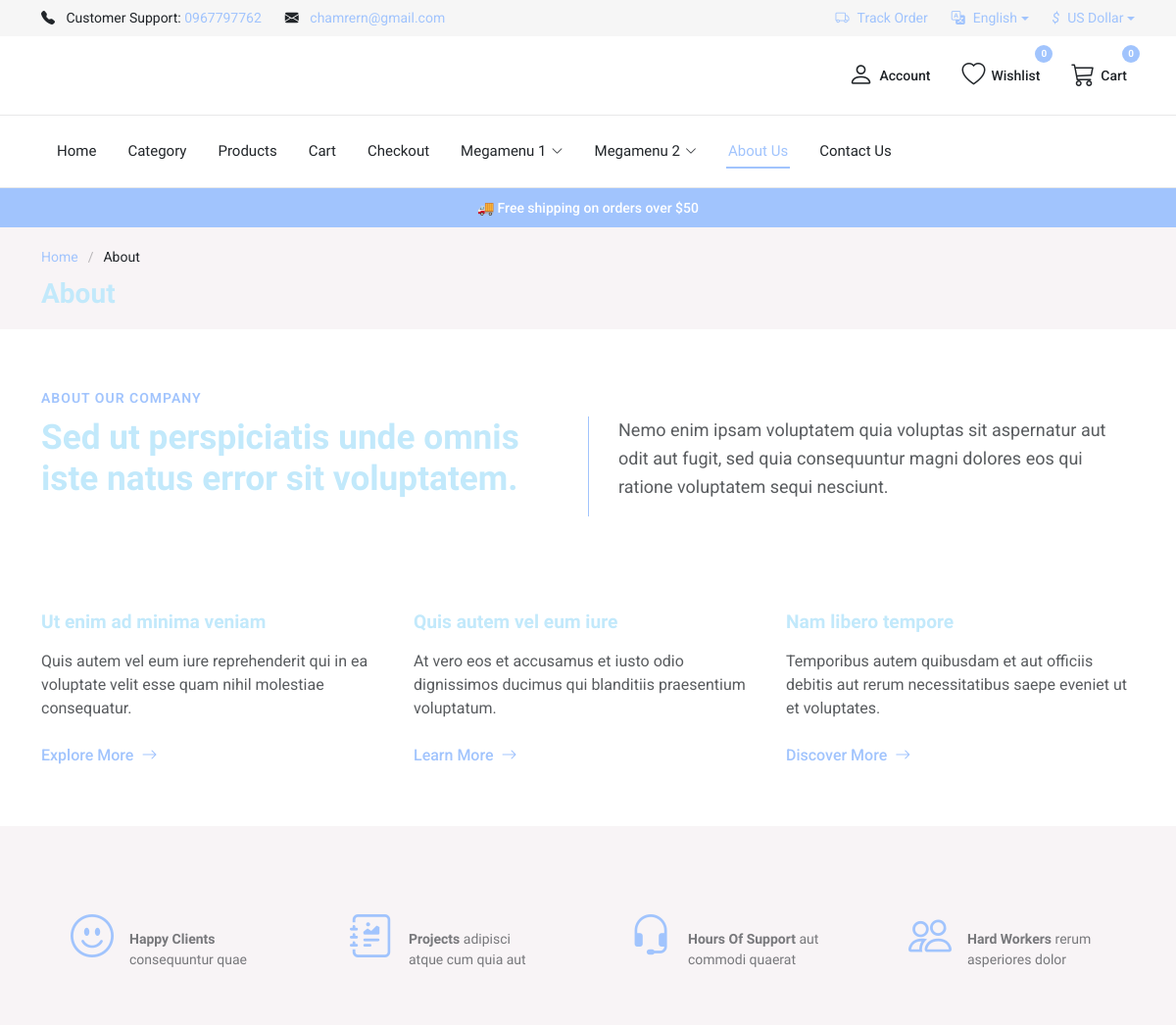
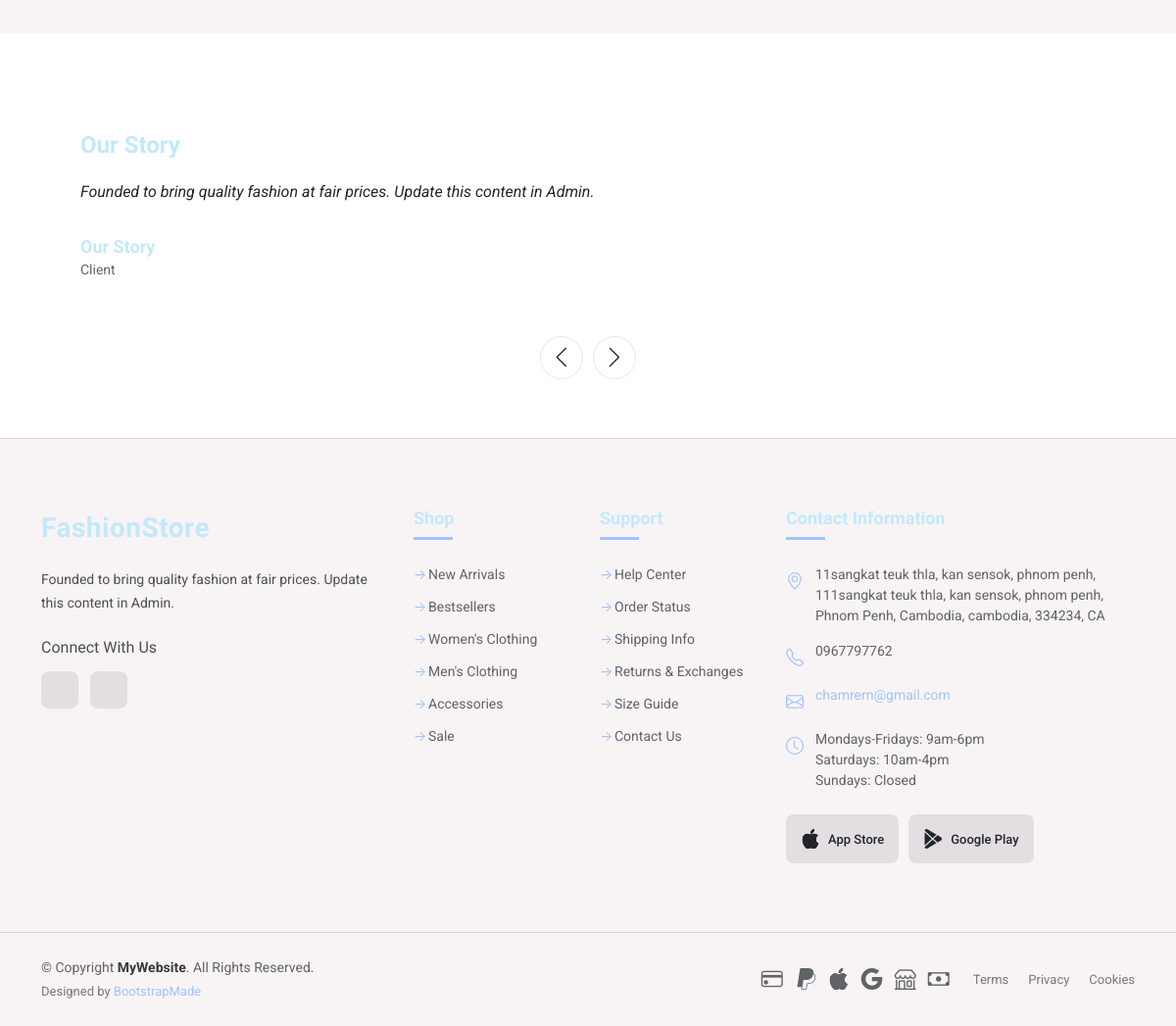
The page /?p=about on the database its author committed (2 pictures, top to bottom).
### tables this page shows
CREATE TABLE IF NOT EXISTS `users` (
  `id` bigint(20) UNSIGNED NOT NULL AUTO_INCREMENT,
  `name` varchar(50) NOT NULL,
  `email` varchar(50) NOT NULL,
  `phone` varchar(30) DEFAULT NULL,
  `password_hash` varchar(100) NOT NULL,
  `role` enum('customer','admin') NOT NULL DEFAULT 'customer',
  `created_at` timestamp NOT NULL DEFAULT CURRENT_TIMESTAMP,
  PRIMARY KEY (`id`),
  UNIQUE KEY `email` (`email`)
);

CREATE TABLE IF NOT EXISTS `currencies` (
  `id` bigint(20) UNSIGNED NOT NULL AUTO_INCREMENT,
  `code` char(3) NOT NULL,
  `name` varchar(100) NOT NULL,
  `exchange_rate` decimal(18,6) NOT NULL DEFAULT '1.000000',
  `symbol` varchar(10) DEFAULT NULL,
  `decimal_places` tinyint(3) UNSIGNED NOT NULL DEFAULT '2',
  `position` enum('prefix','suffix') NOT NULL DEFAULT 'prefix',
  `is_default` tinyint(1) NOT NULL DEFAULT '0',
  `is_active` tinyint(1) NOT NULL DEFAULT '1',
  `created_at` timestamp NOT NULL DEFAULT CURRENT_TIMESTAMP,
  `updated_at` timestamp NOT NULL DEFAULT CURRENT_TIMESTAMP ON UPDATE CURRENT_TIMESTAMP,
  PRIMARY KEY (`id`),
  UNIQUE KEY `uniq_currencies_code` (`code`),
  KEY `idx_currencies_active_position` (`is_active`,`position`)
);

CREATE TABLE IF NOT EXISTS `about_us` (
  `id` bigint(20) UNSIGNED NOT NULL AUTO_INCREMENT,
  `title` varchar(200) DEFAULT NULL,
  `content` mediumtext,
  `content_2` mediumtext,
  `image_url` varchar(500) DEFAULT NULL,
  `updated_at` timestamp NOT NULL DEFAULT CURRENT_TIMESTAMP ON UPDATE CURRENT_TIMESTAMP,
  `created_at` timestamp NOT NULL DEFAULT CURRENT_TIMESTAMP,
  PRIMARY KEY (`id`)
);

CREATE TABLE IF NOT EXISTS `addresses` (
  `id` bigint(20) UNSIGNED NOT NULL AUTO_INCREMENT,
  `user_id` bigint(20) UNSIGNED NOT NULL,
  `line1` varchar(255) NOT NULL,
  `line2` varchar(255) DEFAULT NULL,
  `city` varchar(100) NOT NULL,
  `state` varchar(100) DEFAULT NULL,
  `postal` varchar(20) NOT NULL,
  `country` varchar(2) NOT NULL,
  `is_default` tinyint(1) NOT NULL DEFAULT '0',
  `business_hours` text,
  PRIMARY KEY (`id`),
  KEY `idx_addresses_user` (`user_id`)
);

### mod/about.php (the view, shortened to what the rows shown need)
<?php
$about = getAbout();
$aboutTitle = $about['title'] ?? '';
$aboutContent = $about['content'] ?? '';
?>
<main class="main">
      <div class="page-title light-background">
            <div class="container">
                  <h1>About</h1>
            </div>
      </div>
      <section id="about-2" class="about-2 section">
            <div class="container" data-aos="fade-up" data-aos-delay="100">
                  <div class="row mb-lg-5">
                        <div class="col-lg-6">
                              <h2 class="about-title">Sed ut perspiciatis unde omnis iste natus error sit
                                    voluptatem.</h2>
                        </div>
                  </div>
            </div>
      </section>
      <section id="testimonials" class="testimonials section">
            <div class="container" data-aos="fade-up" data-aos-delay="100">
                  <div class="testimonials-slider swiper init-swiper">
                        <div class="swiper-wrapper">
                              <?php foreach ($about as $row) { ?>
                                    <div class="swiper-slide">
                                          <div class="testimonial-item">
                                                <div class="row">
                                                      <div class="col-lg-8">
                                                            <h2><?php echo htmlspecialchars((string)$aboutTitle, ENT_QUOTES); ?></h2>
                                                            <p>
                                                                  <?php echo nl2br(htmlspecialchars((string)$aboutContent, ENT_QUOTES)); ?>
                                                            </p>
                                                            <div class="profile d-flex align-items-center">
                                                                  <div class="profile-info">
                                                                        <h3><?php echo htmlspecialchars((string)$aboutTitle, ENT_QUOTES); ?></h3>
                                                                        <span>Client</span>
                                                                  </div>
                                                            </div>
                                                      </div>
                                                      <div class="col-lg-4 d-none d-lg-block">
                                                      </div>
                                                </div>
                                          </div>
                                    </div>
                              <?php } ?>
                        </div>
                  </div>
            </div>
      </section>
</main>

### inc/header.php (shortened to what the rows shown need)
<?php
$currencyData = getCurrencies();
$currentCurrencyLabel = $currencyData['currentCurrencyLabel'] ?? 'USD';
$currentCurrencySymbol = $currencyData['currentCurrencySymbol'] ?? '$';
$contact = getContact();
$adminEmail = $contact['adminEmail'] ?? '';
$adminPhone = $contact['adminPhone'] ?? '';
?>
<!DOCTYPE html>
<html lang="en">
<head>
      <?php
      $titleOverride = __DIR__ . '/title.inc.php';
      if (is_file($titleOverride)) {
            include $titleOverride;
      }
      ?>
</head>
<body class="<?php echo htmlspecialchars($__ROUTE, ENT_QUOTES); ?>">
      <header id="header" class="header position-relative">
            <div class="top-bar py-2 d-none d-lg-block">
                  <div class="container-fluid container-xl">
                        <div class="row align-items-center">
                              <div class="col-lg-6">
                                    <div class="d-flex align-items-center">
                                          <div class="top-bar-item me-4">
                                                <i class="bi bi-telephone-fill me-2"></i>
                                                <span>Customer Support: </span>
                                                <a href="<?php echo htmlspecialchars($adminPhone !== '' ? 'tel:' . $adminPhone : 'tel:+855967797762', ENT_QUOTES); ?>"><?php echo htmlspecialchars($adminPhone !== '' ? $adminPhone : '+855 967 797 762', ENT_QUOTES); ?></a>
                                          </div>
                                          <div class="top-bar-item">
                                                <a href="">
                                                      <span class="__cf_email__"><?php if ($adminEmail !== '') { ?><a href="mailto:<?php echo htmlspecialchars($adminEmail, ENT_QUOTES); ?>"><?php echo htmlspecialchars($adminEmail, ENT_QUOTES); ?></a><?php } else { ?><a href="mailto:tiengchamrern2@gmail.com" class="__cf_email__">tiengchamrern2@gmail.com</a><?php } ?></span>
                                                </a>
                                          </div>
                                    </div>
                              </div>
                              <div class="col-lg-6">
                                    <div class="d-flex justify-content-end">
                                          <div class="top-bar-item dropdown">
                                                <a href="#" class="dropdown-toggle" data-bs-toggle="dropdown">
                                                      <i class="me-2"><?php echo $currentCurrencySymbol; ?></i><?php echo htmlspecialchars($currentCurrencyLabel, ENT_QUOTES); ?>
                                                </a>
                                          </div>
                                    </div>
                              </div>
                        </div>
                  </div>
            </div>
      </header>

### inc/footer.php (shortened to what the rows shown need)
<?php
$contact = getContact();
$adminEmail = $contact['adminEmail'] ?? '';
$adminPhone = $contact['adminPhone'] ?? '';
$about = getAbout();
$aboutContent = $about['content'] ?? '';
$defaultAddressInfo = getDefaultAddress();
$addressText = is_array($defaultAddressInfo) ? ($defaultAddressInfo[0] ?? '') : (string)$defaultAddressInfo;
$addressHours = is_array($defaultAddressInfo) ? (string)($defaultAddressInfo[1] ?? '') : '';
?>
<footer id="footer" class="footer light-background">
      <div class="footer-main">
            <div class="container">
                  <div class="row gy-4">
                        <div class="col-lg-4 col-md-6">
                              <div class="footer-widget footer-about">
                                    <a href="/" class="logo">
                                          <span class="sitename">FashionStore</span>
                                    </a>
                                    <p><?php echo htmlspecialchars((string)($aboutContent !== '' ? $aboutContent : 'Lorem ipsum dolor sit amet, consectetur adipiscing elit. Nullam in nibh vehicula, facilisis magna ut, consectetur lorem. Proin eget tortor risus.'), ENT_QUOTES); ?></p>
                                    <div class="social-links mt-4">
                                          <h5>Connect With Us</h5>
                                          <div class="social-icons">
                                          </div>
                                    </div>
                              </div>
                        </div>
                        <div class="col-lg-4 col-md-6">
                              <div class="footer-widget">
                                    <div class="footer-contact">
                                          <div class="contact-item">
                                                <i class="bi bi-geo-alt"></i>
                                                <span><?php echo htmlspecialchars($addressText, ENT_QUOTES); ?></span>
                                          </div>
                                          <div class="contact-item">
                                                <i class="bi bi-telephone"></i>
                                                <span><?php echo htmlspecialchars($adminPhone !== '' ? $adminPhone : '+855 967 797 762', ENT_QUOTES); ?></span>
                                          </div>
                                          <div class="contact-item">
                                                <span><?php if ($adminEmail !== '') { ?><a href="mailto:<?php echo htmlspecialchars($adminEmail, ENT_QUOTES); ?>"><?php echo htmlspecialchars($adminEmail, ENT_QUOTES); ?></a><?php } else { ?><a href="mailto:tiengchamrern2@gmail.com" class="__cf_email__">tiengchamrern2@gmail.com</a><?php } ?></span>
                                          </div>
                                          <div class="contact-item">
                                                <i class="bi bi-clock"></i>
                                                <span><?php echo nl2br(htmlspecialchars(($addressHours !== '' ? $addressHours : "Monday-Friday: 9am-6pm\nSaturday: 10am-4pm\nSunday: Closed"), ENT_QUOTES)); ?></span>
                                          </div>
                                    </div>
                              </div>
                        </div>
                  </div>
            </div>
      </div>
</footer>
</body>
</html>

### rows shown on the page
users: phone "0967797762", email "chamrern@gmail.com"
currencies: symbol "$", name "US Dollar"
about_us: title "Our Story", content "Founded to bring quality fashion at fair prices. Update this content in Admin."
addresses: business_hours "11sangkat teuk thla, kan sensok, phnom penh, 111sangkat teuk thla, kan sensok, phnom penh, Phnom Penh, Cambodia, cambodia, 334234, CA", business_hours "Mondays-Fridays: 9am-6pm Saturdays: 10am-4pm Sundays: Closed"

### other values the page prints
$miniCartCount "0"
